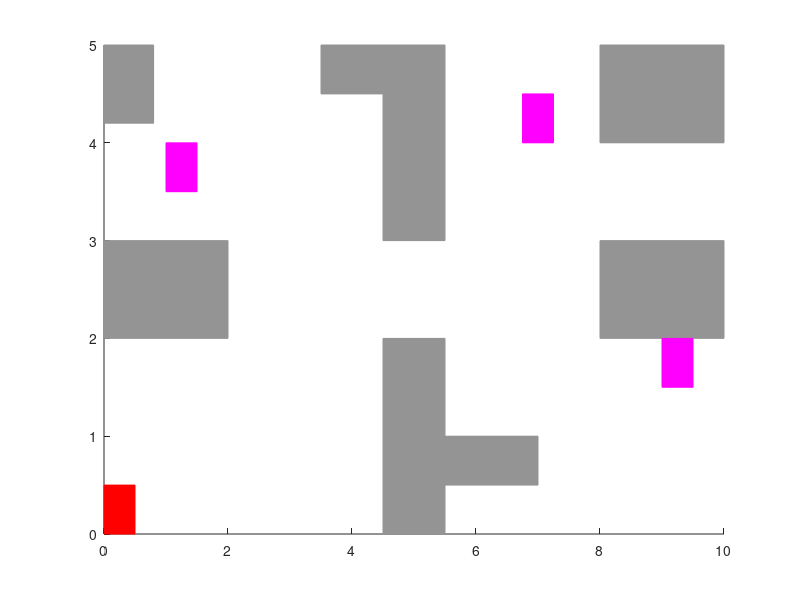

Write MATLAB code to recreate this figure. (Note: this script raises an error after producing the figure.)
clear all;
clc;

%% Workspace ------------------------------------------------------------------------------------------------------------------------

%Obstacle 

v = [4.5 0; 5.5 0; 5.5 2; 4.5 2] ;
f = [1 2 3 4];
patch('Faces', f, 'Vertices', v, 'EdgeColor', '#949494', 'FaceColor', '#949494'); hold on;
v = [4.5 3; 5.5 3; 5.5 5; 4.5 5];
f = [1 2 3 4];
patch('Faces', f, 'Vertices', v, 'EdgeColor', '#949494', 'FaceColor', '#949494'); hold on;
v = [0 2; 0 3; 2 3; 2 2];
f = [1 2 3 4];
patch('Faces', f, 'Vertices', v, 'EdgeColor', '#949494', 'FaceColor', '#949494'); hold on;
v = [8 2; 8 3; 10 3; 10 2];
f = [1 2 3 4];
patch('Faces', f, 'Vertices', v, 'EdgeColor', '#949494', 'FaceColor', '#949494'); hold on;
v = [0 4.2; 0 5; 0.8 5; 0.8 4.2];
f = [1 2 3 4];
patch('Faces', f, 'Vertices', v, 'EdgeColor', '#949494', 'FaceColor', '#949494'); hold on;
v = [3.5 4.5; 3.5 5; 4.5 5; 4.5 4.5];
f = [1 2 3 4];
patch('Faces', f, 'Vertices', v, 'EdgeColor', '#949494', 'FaceColor', '#949494'); hold on;
v = [8 4; 8 5; 10 5; 10 4];
f = [1 2 3 4];
patch('Faces', f, 'Vertices', v, 'EdgeColor', '#949494', 'FaceColor', '#949494'); hold on;
v = [5.5 0.5; 5.5 1; 7 1; 7 0.5];
f = [1 2 3 4];
patch('Faces', f, 'Vertices', v, 'EdgeColor', '#949494', 'FaceColor', '#949494'); hold on;

%Door 
% v = [4.98 2; 5.02 2; 5.02 3; 4.98 3];
% f = [1 2 3 4];
% patch('Faces', f, 'Vertices', v, 'EdgeColor', '#242c32', 'FaceColor', '#242c32'); hold on;

%Initial Region
v = [0 0; 0.5 0; 0.5 0.5; 0 0.5];
f = [1 2 3 4];
patch('Faces', f, 'Vertices', v, 'EdgeColor', 'r', 'FaceColor', 'r'); hold on;

%Goal 
v = [1 3.5; 1.5 3.5; 1.5 4; 1 4];
f = [1 2 3 4];
patch('Faces', f, 'Vertices', v, 'EdgeColor', 'm', 'FaceColor', 'm'); hold on;
v = [6.75 4; 7.25 4; 7.25 4.5; 6.75 4.5];
f = [1 2 3 4];
patch('Faces', f, 'Vertices', v, 'EdgeColor', 'm', 'FaceColor', 'm'); hold on;
v = [9 1.5; 9.5 1.5; 9.5 2; 9 2];
f = [1 2 3 4];
patch('Faces', f, 'Vertices', v, 'EdgeColor', 'm', 'FaceColor', 'm'); hold on;

% Workspace

lb = [0; 0];
ub = [10; 5];
WS= interval(lb, ub);
plot(WS, [1 2], 'k', 'linewidth', 2); hold on; 

lb = [5; 0];
ub = [5; 1.995];
WS= interval(lb, ub);
plot(WS, [1 2], 'k', 'linewidth', 2); hold on; 
lb = [5; 3];
ub = [5; 5];
WS= interval(lb, ub);
plot(WS, [1 2], 'k', 'linewidth', 2); hold on; 

%%  Zonotope-based Partition ----------------------------------------------------------------------------------------------------------

%Zonotopes 
Zc1= [5; 2.5];
ZG1 = 1.2*[-1  -1 -2; 0.75 -0.75 0];
Z1= zonotope(Zc1, ZG1);
plot(Z1, [1 2], 'b', 'linewidth', 1); hold on;

Zc2= [3; 4];
ZG2 = 1.2*[1 0 -1; -0.75 -1.5 -0.75];
Z2= zonotope(Zc2, ZG2);
plot(Z2, [1 2], 'r',  'linewidth', 1); hold on;

Zc3= [3; 1];
ZG3 = 1.2*[1 0 -1; 0.75 1.5 0.75];
Z3= zonotope(Zc3, ZG3);
plot(Z3, [1 2],  'm', 'linewidth', 1); hold on;

Zc4= [1; 2.5];
ZG4 = 1.2*[2 1 1; 0 0.75 -0.75];
Z4= zonotope(Zc4, ZG4);
plot(Z4, [1 2], 'g',  'linewidth', 1); hold on;

Zc5= [9; 2.5];
ZG5 = 1.2*[2 1 1; 0 0.75 -0.75];
Z5= zonotope(Zc5, ZG5);
plot(Z5, [1 2], 'c',  'linewidth', 1); hold on;

Zc6= [7; 4];
ZG6 = 1.2*[1 0 -1; -0.75 -1.5 -0.75];
Z6= zonotope(Zc6, ZG6);
plot(Z6, [1 2], 'y',  'linewidth', 1); hold on;

Zc7= [7; 1];
ZG7 = 1.2*[1 0 -1; 0.75 1.5 0.75];
Z7= zonotope(Zc7, ZG7);
plot(Z7, [1 2], 'color', '#80B3FF',  'linewidth', 1); hold on;

%Constrained Zonotopes 
CZc1= [0.5; 4.5];
CZG1 = 1.2*[0.5 0; 0 -0.5];
CZ1= zonotope(CZc1, CZG1);
plot(CZ1, [1 2], 'color', '#B2CAF6', 'linewidth', 1); hold on;

CZc2= [0.5; 0.5];
CZG2 = 1.2*[0.5 0; 0 -0.5];
CZ2= zonotope(CZc2, CZG2);
plot(CZ2, [1 2], 'color', '#B14BA3',  'linewidth', 1); hold on;

CZc3= [9.5; 0.5];
CZG3 = 1.2*[0.5 0; 0 -0.5];
CZ3= zonotope(CZc3, CZG3);
plot(CZ3, [1 2], 'color', '#B15A4B',  'linewidth', 1); hold on;

CZc4= [9.5; 4.5];
CZG4 = 1.2*[0.5 0; 0 -0.5];
CZ4= zonotope(CZc4, CZG4);
plot(CZ4, [1 2], 'color', '#765E32',  'linewidth', 1); hold on;

% CZc5= [8.5; 1.8];
% CZG5 = [2 0; 0 0.5];
% CZ5= zonotope(CZc5, CZG5);
% plot(CZ5, [1 2], 'color', '#324A76',  'linewidth', 1.5); hold on;
% 
% CZc6= [9.2; 3.8];
% CZG6 = [1.1 0; 0 0.7];
% CZ6= zonotope(CZc6, CZG6);
% plot(CZ6, [1 2], 'color', '#B2CAF6',  'linewidth', 1.5); hold on;
% 
% CZc7= [4; 9];
% CZG7 = [1.5 0; 0 1.2];
% CZ7= zonotope(CZc7, CZG7);
% plot(CZ7, [1 2], 'color', '#ED9564',  'linewidth', 1.5); hold on;

axis([-0.2 10.2, -0.2 5.2]); box on; %grid on; 
xlabel('$x_{1}$', 'Interpreter', 'latex', 'fontsize', 16); 
ylabel('$x_{2}$', 'Interpreter', 'latex', 'fontsize', 16); 

% %%
% figure;
% plot(c1(1), c1(2), 'k*', 'linewidth', 10);     hold on; 
% plot(c2(1), c2(2), 'k*', 'linewidth', 10);     hold on; 
% plot(c3(1), c3(2), 'k*', 'linewidth', 10);     hold on; 
% plot(c4(1), c4(2), 'k*', 'linewidth', 10);     hold on; 
% plot(c5(1), c5(2), 'r*', 'linewidth', 10);     hold on; 
% plot(c6(1), c6(2), 'k*', 'linewidth', 10);     hold on; 
% plot(c7(1), c7(2), 'b*', 'linewidth', 10);     hold on; 
% plot(c8(1), c8(2), 'k*', 'linewidth', 10);     hold on; 
% 
% %plot([c1(1), c2(1)], [c1(2), c2(2)], 'b-');   hold on; 
% %plot([c1(1), c3(1)], [c1(2), c3(2)], 'b-');   hold on; 
% %plot([c1(1), c4(1)], [c1(2), c4(2)], 'b-');   hold on; 
% plot([c1(1), c5(1)], [c1(2), c5(2)], 'b-',  'linewidth', 1.5);   hold on; 
% plot([c1(1), c6(1)], [c1(2), c6(2)], 'b-',  'linewidth', 1.5);   hold on; 
% 
% %plot([c2(1), c3(1)], [c2(2), c3(2)], 'b-');   hold on; 
% %plot([c2(1), c4(1)], [c2(2), c4(2)], 'b-');   hold on; 
% plot([c2(1), c6(1)], [c2(2), c6(2)], 'b-',  'linewidth', 1.5);   hold on; 
% plot([c2(1), c7(1)], [c2(2), c7(2)], 'b-',  'linewidth', 1.5);   hold on; 
% 
% %plot([c3(1), c4(1)], [c3(2), c4(2)], 'b-');   hold on; 
% plot([c3(1), c7(1)], [c3(2), c7(2)], 'b-',  'linewidth', 1.5);   hold on; 
% plot([c3(1), c8(1)], [c3(2), c8(2)], 'b-',  'linewidth', 1.5);   hold on; 
% 
% plot([c4(1), c8(1)], [c4(2), c8(2)], 'b-',  'linewidth', 1.5);   hold on; 
% plot([c4(1), c5(1)], [c4(2), c5(2)], 'b-',  'linewidth', 1.5);   hold on; 
% 
% L1= texlabel("$\mathbb{O}_{1}$");   
% text(8, 1.6, L1, 'Interpreter', 'latex', 'fontsize', 20); hold on; 
% L2= texlabel('pi_{2}');   
% text(-0.1, 1.1, L2, 'fontsize', 20); hold on; 
% L3= texlabel('pi_{3}');   
% text(1.6, 1.6, L3, 'fontsize', 20);hold on; 
% 
% L4= texlabel('pi_{4}');   
% text(1, 0, L4, 'fontsize', 20); hold on; 
% L5= texlabel('pi_{5}');   
% text(1.6, -1.6, L5, 'fontsize', 20); hold on; 
% L6= texlabel('pi_{6}');   
% text(-0.1, -1.1, L6, 'fontsize', 20);hold on; 
% 
% L7= texlabel('pi_{7}');   
% text(-1.8, -1.6, L7, 'fontsize', 20); hold on; 
% L8= texlabel('pi_{8}');   
% text(-1.2, 0, L8, 'fontsize', 20);hold on; 
% 
% set(gca,'visible','off')
